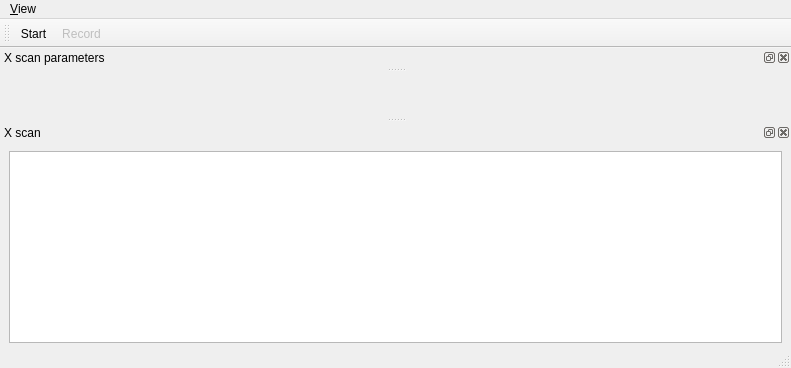
<?xml version="1.0" encoding="UTF-8"?>
<ui version="4.0">
 <class>MainWindow</class>
 <widget class="QMainWindow" name="MainWindow">
  <property name="geometry">
   <rect>
    <x>0</x>
    <y>0</y>
    <width>791</width>
    <height>368</height>
   </rect>
  </property>
  <property name="windowTitle">
   <string>qudi: X scan</string>
  </property>
  <widget class="QWidget" name="centralwidget"/>
  <widget class="QMenuBar" name="menubar">
   <property name="geometry">
    <rect>
     <x>0</x>
     <y>0</y>
     <width>791</width>
     <height>21</height>
    </rect>
   </property>
   <widget class="QMenu" name="menuView">
    <property name="title">
     <string>&amp;View</string>
    </property>
    <addaction name="viewAction"/>
    <addaction name="separator"/>
    <addaction name="separator"/>
    <addaction name="actionClose"/>
   </widget>
   <addaction name="menuView"/>
  </widget>
  <widget class="QStatusBar" name="statusbar"/>
  <widget class="QDockWidget" name="traceDockWidget">
   <property name="minimumSize">
    <size>
     <width>89</width>
     <height>202</height>
    </size>
   </property>
   <property name="windowTitle">
    <string>X scan</string>
   </property>
   <attribute name="dockWidgetArea">
    <number>8</number>
   </attribute>
   <widget class="QWidget" name="dockWidgetContents">
    <layout class="QGridLayout" name="gridLayout">
     <property name="topMargin">
      <number>9</number>
     </property>
     <property name="bottomMargin">
      <number>3</number>
     </property>
     <item row="2" column="1" colspan="2">
      <widget class="PlotWidget" name="trace_PlotWidget"/>
     </item>
    </layout>
   </widget>
  </widget>
  <widget class="QToolBar" name="controlToolBar">
   <property name="enabled">
    <bool>true</bool>
   </property>
   <property name="windowTitle">
    <string>Controls</string>
   </property>
   <property name="toolButtonStyle">
    <enum>Qt::ToolButtonTextBesideIcon</enum>
   </property>
   <attribute name="toolBarArea">
    <enum>TopToolBarArea</enum>
   </attribute>
   <attribute name="toolBarBreak">
    <bool>false</bool>
   </attribute>
   <addaction name="startAction"/>
   <addaction name="recordAction"/>
  </widget>
  <widget class="QDockWidget" name="dockWidget">
   <property name="maximumSize">
    <size>
     <width>524287</width>
     <height>50</height>
    </size>
   </property>
   <property name="baseSize">
    <size>
     <width>0</width>
     <height>50</height>
    </size>
   </property>
   <property name="allowedAreas">
    <set>Qt::BottomDockWidgetArea|Qt::TopDockWidgetArea</set>
   </property>
   <property name="windowTitle">
    <string>X scan parameters</string>
   </property>
   <attribute name="dockWidgetArea">
    <number>4</number>
   </attribute>
   <widget class="QWidget" name="dockWidgetContents_2">
    <widget class="QWidget" name="layoutWidget">
     <property name="geometry">
      <rect>
       <x>10</x>
       <y>0</y>
       <width>549</width>
       <height>22</height>
      </rect>
     </property>
     <layout class="QHBoxLayout" name="horizontalLayout">
      <item>
       <widget class="QLabel" name="Zmin">
        <property name="text">
         <string>X min:</string>
        </property>
       </widget>
      </item>
      <item>
       <widget class="ScienDSpinBox" name="zminSpinBox">
        <property name="buttonSymbols">
         <enum>QAbstractSpinBox::NoButtons</enum>
        </property>
        <property name="decimals">
         <number>3</number>
        </property>
        <property name="minimum">
         <double>-1000.000000000000000</double>
        </property>
        <property name="maximum">
         <double>1000.000000000000000</double>
        </property>
        <property name="singleStep">
         <double>0.010000000000000</double>
        </property>
       </widget>
      </item>
      <item>
       <widget class="QLabel" name="label">
        <property name="text">
         <string>X max:</string>
        </property>
       </widget>
      </item>
      <item>
       <widget class="ScienDSpinBox" name="zmaxSpinBox">
        <property name="buttonSymbols">
         <enum>QAbstractSpinBox::NoButtons</enum>
        </property>
        <property name="suffix">
         <string/>
        </property>
        <property name="decimals">
         <number>3</number>
        </property>
        <property name="minimum">
         <double>-1000.000000000000000</double>
        </property>
        <property name="maximum">
         <double>1000.000000000000000</double>
        </property>
        <property name="singleStep">
         <double>0.010000000000000</double>
        </property>
       </widget>
      </item>
      <item>
       <widget class="QLabel" name="label_2">
        <property name="text">
         <string>Number of points:</string>
        </property>
       </widget>
      </item>
      <item>
       <widget class="QSpinBox" name="npointsSpinBox">
        <property name="buttonSymbols">
         <enum>QAbstractSpinBox::NoButtons</enum>
        </property>
        <property name="maximum">
         <number>500</number>
        </property>
       </widget>
      </item>
      <item>
       <widget class="QLabel" name="label_3">
        <property name="text">
         <string>Integration time (ms):</string>
        </property>
       </widget>
      </item>
      <item>
       <widget class="ScienDSpinBox" name="inttimeSpinBox">
        <property name="enabled">
         <bool>false</bool>
        </property>
        <property name="buttonSymbols">
         <enum>QAbstractSpinBox::NoButtons</enum>
        </property>
        <property name="maximum">
         <double>299.990000000000009</double>
        </property>
       </widget>
      </item>
     </layout>
    </widget>
   </widget>
  </widget>
  <action name="startAction">
   <property name="checkable">
    <bool>true</bool>
   </property>
   <property name="icon">
    <iconset>
     <normaloff>../../artwork/icons/qudiTheme/22x22/scan-xy-start.png</normaloff>../../artwork/icons/qudiTheme/22x22/scan-xy-start.png</iconset>
   </property>
   <property name="text">
    <string>Start</string>
   </property>
   <property name="toolTip">
    <string>Start</string>
   </property>
  </action>
  <action name="recordAction">
   <property name="checkable">
    <bool>true</bool>
   </property>
   <property name="enabled">
    <bool>false</bool>
   </property>
   <property name="icon">
    <iconset>
     <normaloff>../../artwork/icons/qudiTheme/22x22/record-counter.png</normaloff>../../artwork/icons/qudiTheme/22x22/record-counter.png</iconset>
   </property>
   <property name="text">
    <string>Record</string>
   </property>
   <property name="toolTip">
    <string>Save count trace to file</string>
   </property>
  </action>
  <action name="viewAction">
   <property name="checkable">
    <bool>true</bool>
   </property>
   <property name="text">
    <string>&amp;Display</string>
   </property>
   <property name="toolTip">
    <string>Show the Data display</string>
   </property>
  </action>
  <action name="actionClose">
   <property name="icon">
    <iconset>
     <normaloff>../../artwork/icons/oxygen/22x22/application-exit.png</normaloff>../../artwork/icons/oxygen/22x22/application-exit.png</iconset>
   </property>
   <property name="text">
    <string>&amp;Close</string>
   </property>
  </action>
 </widget>
 <customwidgets>
  <customwidget>
   <class>PlotWidget</class>
   <extends>QGraphicsView</extends>
   <header>pyqtgraph</header>
  </customwidget>
  <customwidget>
   <class>ScienDSpinBox</class>
   <extends>QDoubleSpinBox</extends>
   <header>qtwidgets.scientific_spinbox.h</header>
  </customwidget>
 </customwidgets>
 <resources/>
 <connections>
  <connection>
   <sender>viewAction</sender>
   <signal>triggered(bool)</signal>
   <receiver>traceDockWidget</receiver>
   <slot>setVisible(bool)</slot>
   <hints>
    <hint type="sourcelabel">
     <x>-1</x>
     <y>-1</y>
    </hint>
    <hint type="destinationlabel">
     <x>399</x>
     <y>136</y>
    </hint>
   </hints>
  </connection>
  <connection>
   <sender>traceDockWidget</sender>
   <signal>visibilityChanged(bool)</signal>
   <receiver>viewAction</receiver>
   <slot>setChecked(bool)</slot>
   <hints>
    <hint type="sourcelabel">
     <x>399</x>
     <y>136</y>
    </hint>
    <hint type="destinationlabel">
     <x>-1</x>
     <y>-1</y>
    </hint>
   </hints>
  </connection>
  <connection>
   <sender>actionClose</sender>
   <signal>triggered()</signal>
   <receiver>MainWindow</receiver>
   <slot>close()</slot>
   <hints>
    <hint type="sourcelabel">
     <x>-1</x>
     <y>-1</y>
    </hint>
    <hint type="destinationlabel">
     <x>395</x>
     <y>183</y>
    </hint>
   </hints>
  </connection>
 </connections>
</ui>
